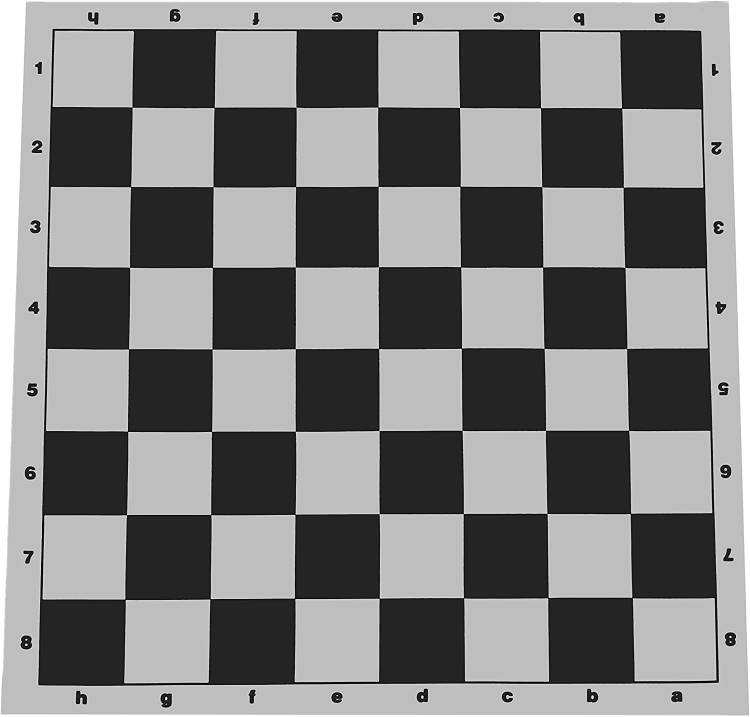
#> input picture assets/board.jpg, 1500 x 1433 px (shown at 1/2 size)
$ python tutorial6CORNERDETECTION.py
#> lines starting #> are read from the running program, lines starting #| are printed output that depends on the picture; after the words box and inside, x2 and y2 are one past the last pixel; in counts of white or black regions, pixels touching at a corner belong together
import numpy as np
import cv2

img = cv2.imread('assets/board.jpg')
#> img is the input picture: shape (1433, 1500, 3); min 0, max 255, mean 128
img = cv2.resize(img, (0, 0), fx = 0.5, fy= 0.5)
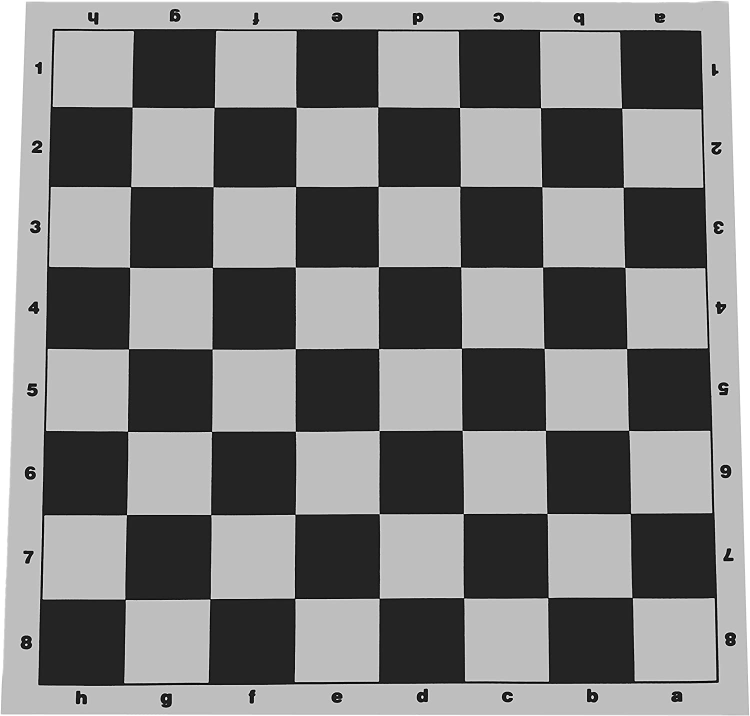
#> img: shape (716, 750, 3); min 0, max 255, mean 127.9
gray = cv2.cvtColor(img, cv2.COLOR_BGR2GRAY)

corners = cv2.goodFeaturesToTrack(gray, 100, 0.01, 10)
#> corners = 100 rows, first 8: [30, 475], [725, 469], [418, 17], [26, 644], [730, 637], [41, 151], [722, 386], [175, 17]
corners = np.int0(corners)


for corner in corners:
	x, y = corner.ravel()
	cv2.circle(img, (x, y), 5, (255, 0, 0), -1)
#> this loop made 100 passes
#> (x, y) on passes 1 to 12: (30, 475), (725, 469), (418, 17), (26, 644), (730, 637), (41, 151), (722, 386), (175, 17), (578, 17), (592, 698), (422, 697), (127, 514)
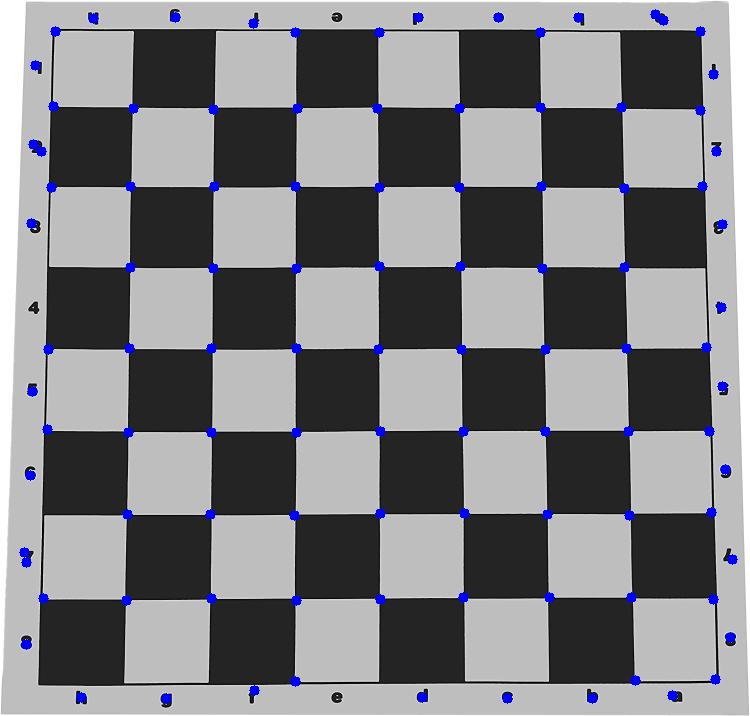
#> img: shape (716, 750, 3); 1.51% of pixels changed, all inside (x1, y1, x2, y2) = (19, 9, 738, 704)

# [6 lines of commented-out code are left out]


cv2.imshow('Frame', img)
cv2.waitKey(0)
cv2.destroyAllWindows
